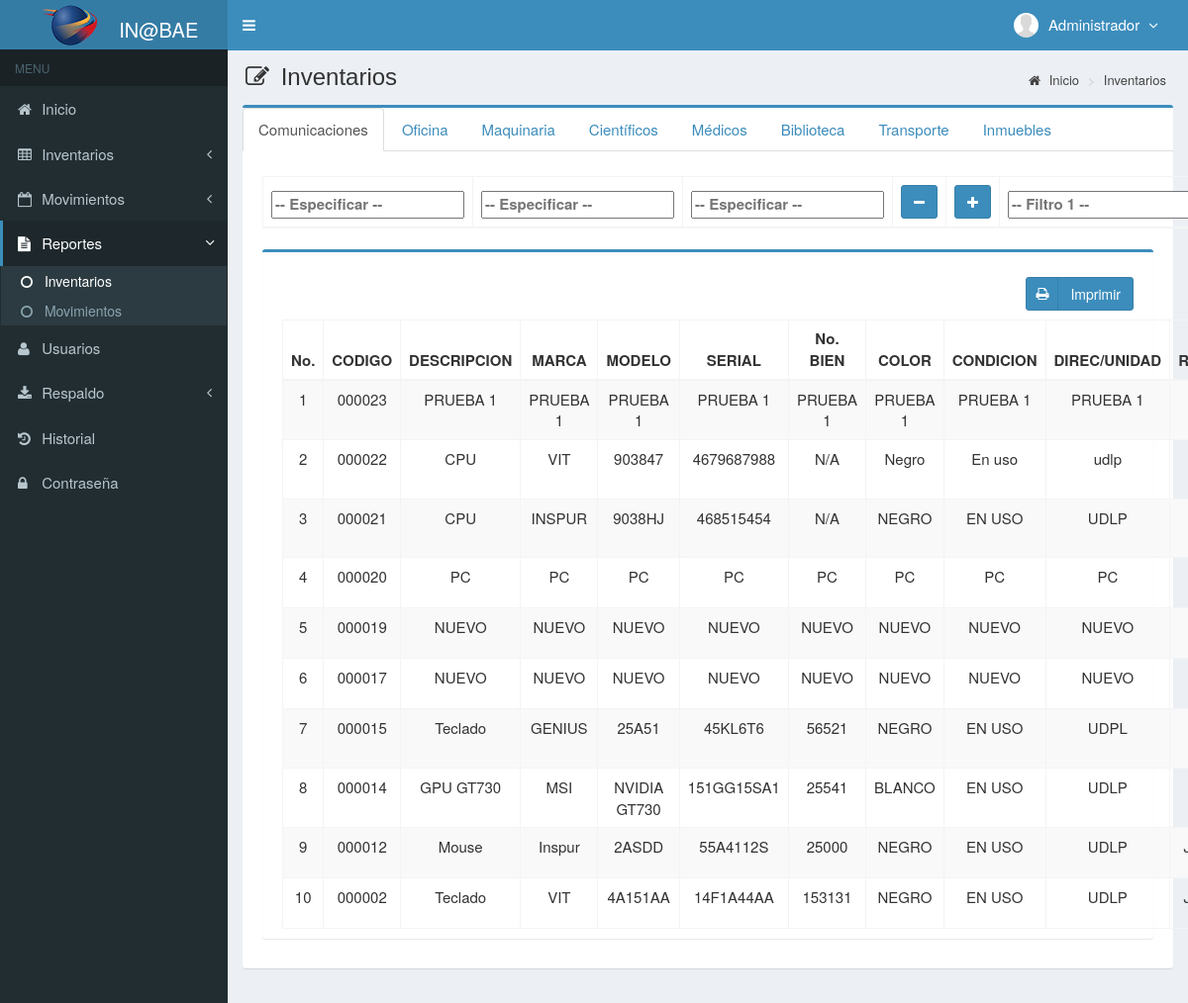
The app's page /main.php?module=stock_inventory (signed in), older data.
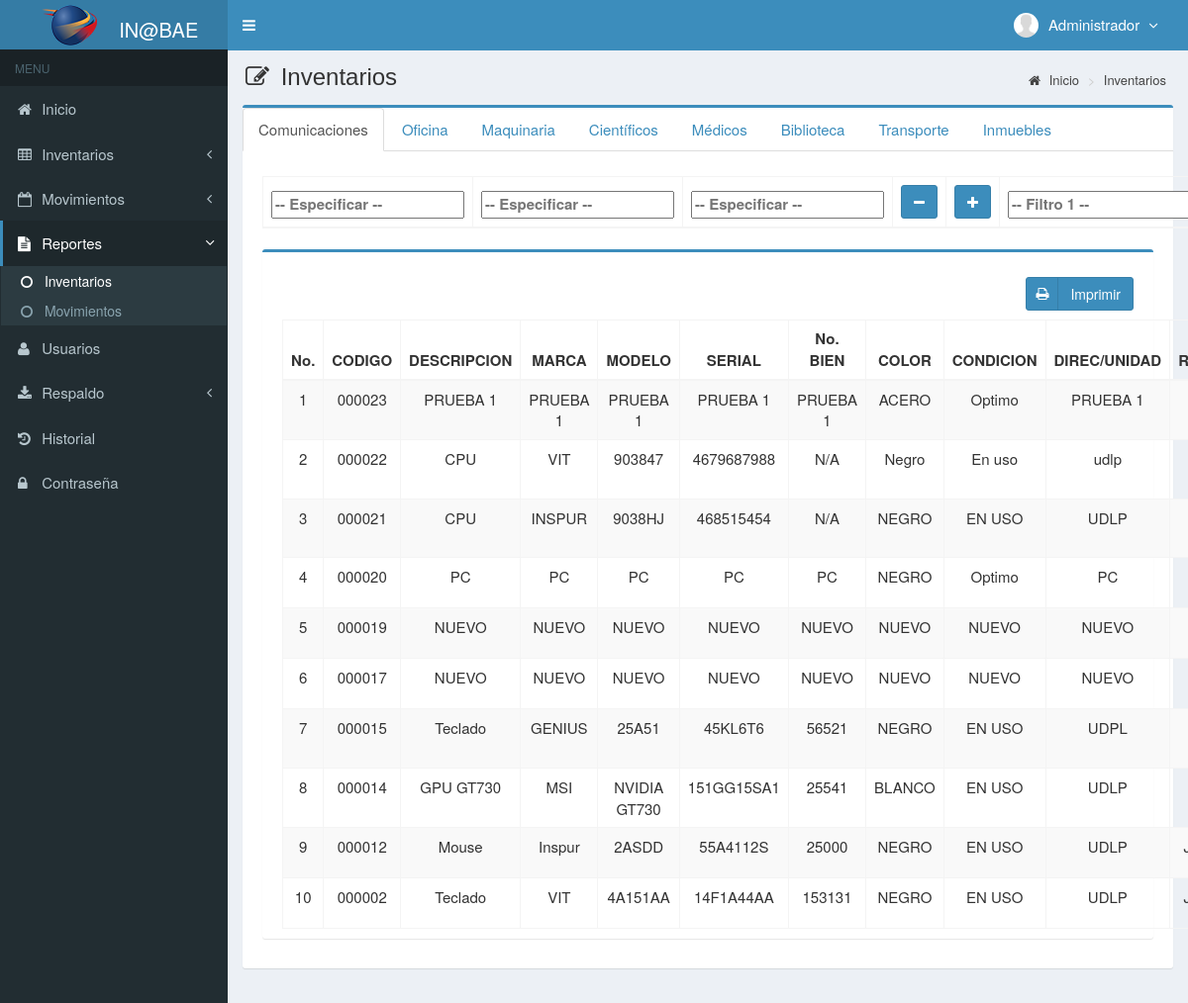
The same page, newer data.
### tables this page shows
CREATE TABLE `inventario` (
  `categoria` varchar(300) NOT NULL,
  `codigo` varchar(10) NOT NULL,
  `serial` varchar(20) NOT NULL,
  `nombre` varchar(300) NOT NULL,
  `marca` varchar(300) NOT NULL,
  `modelo` varchar(300) NOT NULL,
  `cantidad` int(10) NOT NULL,
  `clasificacion` varchar(300) NOT NULL,
  `sede` varchar(300) NOT NULL,
  `pertenece` varchar(300) NOT NULL,
  `cedula` varchar(10) NOT NULL,
  `bienesN` varchar(20) NOT NULL,
  `color` varchar(10) NOT NULL,
  `descripcion` varchar(300) NOT NULL,
  `condicion` varchar(300) NOT NULL,
  `ubicacion` varchar(300) NOT NULL,
  `precio_compra` int(11) NOT NULL,
  `precio_venta` int(11) NOT NULL,
  `unidad` varchar(20) NOT NULL,
  `stock` int(11) NOT NULL,
  `estado` enum('chequeado','nochequeado') NOT NULL DEFAULT 'chequeado',
  `created_user` int(3) NOT NULL,
  `created_date` timestamp NOT NULL DEFAULT current_timestamp(),
  `updated_user` int(3) NOT NULL,
  `updated_date` timestamp NOT NULL DEFAULT current_timestamp(),
  `tipo` varchar(300) DEFAULT NULL,
  `responsable` varchar(300) DEFAULT NULL,
  `uso` varchar(20) DEFAULT NULL,
  `detalles` varchar(300) NOT NULL,
  `foto` varchar(100) DEFAULT NULL
);

### modules/stock_inventory/view2.php (the view, shortened to what the changed rows need)
<section class="content-header">
  <h1>
    <i class="fa fa-edit icon-title"></i> Inventarios
  </h1>
</section>
<section class="content">
  <div class="row">
    <div class="col-md-12">
      <div class="box box-primary">
        <div role="tabpanel">
          <div class="tab-content">
            <div role="tabpanel" class="tab-pane active" id="Comunicaciones">
              <form role="form" class="form-horizontal" action="modules/stock_inventory/print_filter.php" method="POST" target="_blank">
                <div class="box-body">
                  <form name="formulario" method="POST" action="modules/stock_inventory/print_filter.php" target="_blank">
                    <table id="dataTables1" class="table table-bordered table-striped table-hover">
                      <thead>
                        <tr>
                          <th class="center">
                            <input list="items_Comunicaciones" type="text" name="filtrado" id="f_comu" autocomplete="off" required="true" placeholder="-- Especificar --" onpaste="return false" onkeypress="return false" autocomplete="off">
                          </th>
                          <th class="center"><input list="items_Comunicaciones" type="text" name="filtrado2" id="f_comu2" placeholder="-- Especificar --" onpaste="return false" onkeypress="return false" autocomplete="off">
                          <th class="center"><input list="items_Comunicaciones" type="text" name="filtrado3" id="f_comu3" placeholder="-- Especificar --" onpaste="return false" onkeypress="return false" autocomplete="off">
                          <th class="center"> <a data-toggle="tooltip" class="btn btn-primary btn-mb" id="cbtn_o">
                          <i style="color:#fff" class="fa fa-minus"></i>
                          </th>
                          <th class="center"> <a data-toggle="tooltip" class="btn btn-primary btn-mb" id="cbtn_v">
                            <i style="color:#fff" class="fa fa-plus"></i>
                          </th>
                          <th class="center"><input class="chosen-select" class="col-mb-2 form-control" class="col-mb-2 form-control" type="text" name="filtro" id="filtro" value="" placeholder="-- Filtro 1 --"></th>
                          </th>
                        </tr>
                      </thead>
                    </table>
                  </form>
                  <div class="row">
                    <div class="col-md-12">
                      <div class="box box-primary">
                        <div class="box-body" id="contenido">
                          <table id="dataTables2" class="table table-bordered table-striped table-hover">
                            <thead>
                              <tr>
                                <th class="center">No.</th>
                                <th class="center">CODIGO</th>
                                <th class="center">DESCRIPCION</th>
                                <th class="center">MARCA</th>
                                <th class="center">MODELO</th>
                                <th class="center">SERIAL</th>
                                <th class="center">No. BIEN</th>
                                <th class="center">COLOR</th>
                                <th class="center">CONDICION</th>
                                <th class="center">DIREC/UNIDAD</th>
                                <th class="center">RESPONSABLE</th>
                              </tr>
                            </thead>
                            <tbody>
                            <?php
                            $no = 1;
                              $query = mysqli_query($mysqli, "SELECT * FROM inventario WHERE categoria='Comunicaciones' ORDER BY codigo DESC ")
                                or die('error: ' . mysqli_error($mysqli));
                              while ($data = mysqli_fetch_assoc($query)) {
                                echo "<tr>
                                  <td width='50'  class='center'>$no</td>
                                  <td width='50'  class='center'>$data[codigo]</td>
                                  <td width='100' class='center'>$data[descripcion]</td>
                                  <td width='100' class='center'>$data[marca]</td>
                                  <td width='100' class='center'>$data[modelo]</td>
                                  <td width='100' class='center'>$data[serial]</td>
                                  <td width='100' class='center'>$data[bienesN]</td>
                                  <td width='100' class='center'>$data[color]</td>
                                  <td width='100' class='center'>$data[condicion]</td>
                                  <td width='100' class='center'>$data[unidad]</td>
                                  <td width='100' class='center'>$data[responsable]</td>
                                  <td width='100' class='center'>$data[cedula]</td>
                                  <td width='100' class='center'>$data[ubicacion]</td>
                                  <td width='100' class='center'>$data[sede]</td>
                                  <td width='100' class='center'>$data[pertenece]</td>
                                  <td width='80'  class='center'>
                                <div>
                    <a class='btn btn-primary btn-social pull-right' id='qr' data-toggle='modal' data-target='#exampleModal'>
                          <i id='$data[serial]' style='color:#000' class='fa fa-qrcode fa-2x'></i> QR
                    </a>";
                            $no++;
                            }
                            ?>
                            </tbody>
                          </table>
                        </div>
                      </div>
                    </div>
                  </div>
                </div>
              </form>
            </div>
        </div>
      </div>
    </div>
  </div>
</section>

Row changes from the older to the newer data that the page shows:
changed inventario "PRUEBA 1": color "PRUEBA 1" → "ACERO"; condicion "PRUEBA 1" → "Optimo"
changed inventario "PC": color "PC" → "NEGRO"; condicion "PC" → "Optimo"
